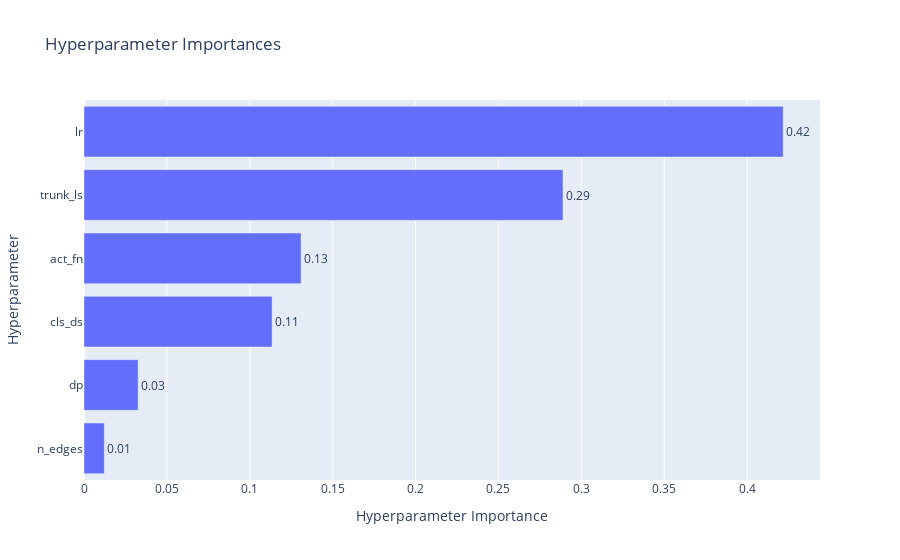
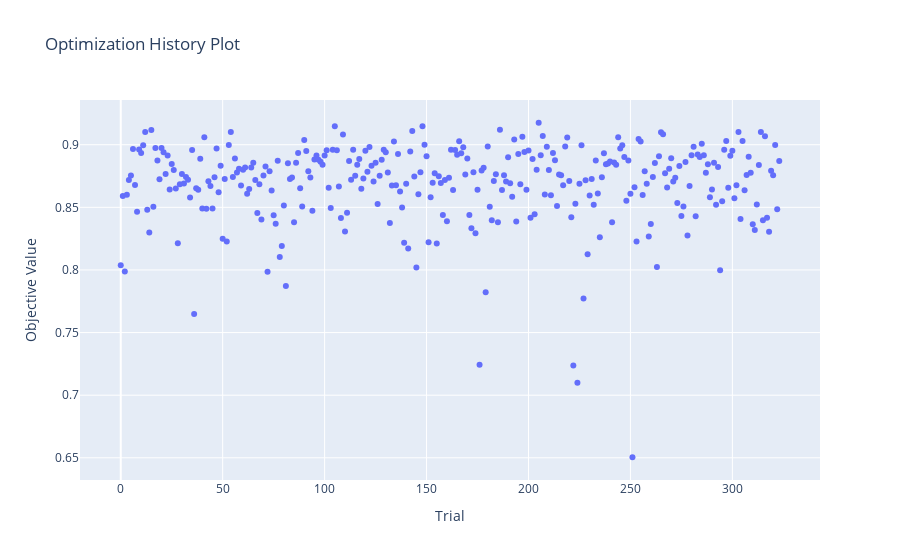

Notebook code cell kept with these figures, in order:
### Code cell
print_study_results("cls_gat")

### Figure 1 — Plotly figure (JSON) as saved in the notebook; plotly's stock layout.template omitted (floating-point values rounded to 4 significant figures)
{"data": [{"cliponaxis": false, "hovertemplate": ["n_edges (CategoricalDistribution): 0.01223953684331512<extra></extra>", "dp (CategoricalDistribution): 0.03265277146609998<extra></extra>", "cls_ds (CategoricalDistribution): 0.1134669351948858<extra></extra>", "act_fn (CategoricalDistribution): 0.1309446417592135<extra></extra>", "trunk_ls (CategoricalDistribution): 0.2889442417977669<extra></extra>", "lr (CategoricalDistribution): 0.4217518729387187<extra></extra>"], "name": "Objective Value", "orientation": "h", "text": ["0.01", "0.03", "0.11", "0.13", "0.29", "0.42"], "textposition": "outside", "type": "bar", "x": [0.01224, 0.03265, 0.1135, 0.1309, 0.2889, 0.4218], "y": ["n_edges", "dp", "cls_ds", "act_fn", "trunk_ls", "lr"]}], "layout": {"title": {"text": "Hyperparameter Importances"}, "xaxis": {"title": {"text": "Hyperparameter Importance"}}, "yaxis": {"title": {"text": "Hyperparameter"}}}}

### Figure 2 — Plotly figure (JSON) as saved in the notebook; plotly's stock layout.template omitted (floating-point values rounded to 4 significant figures; data arrays with more than 128 entries replaced by an {"elided": "..."} marker saying what was removed)
{"data": [{"mode": "markers", "name": "Objective Value", "type": "scatter", "x": {"elided": "324 int values"}, "y": {"elided": "324 float values"}}, {"marker": {"color": "#cccccc"}, "mode": "markers", "name": "Infeasible Trial", "showlegend": false, "type": "scatter", "x": [], "y": []}], "layout": {"title": {"text": "Optimization History Plot"}, "xaxis": {"title": {"text": "Trial"}}, "yaxis": {"title": {"text": "Objective Value"}}}}
